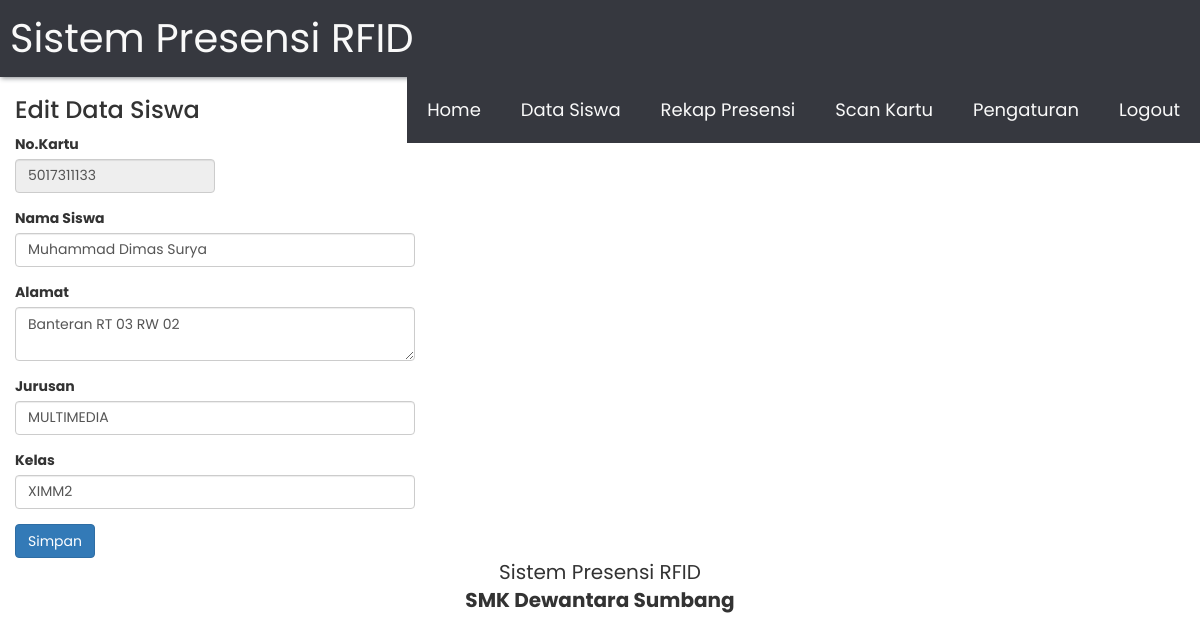
The page /edit.php?id=6 (signed in) on the database its author committed.
### tables this page shows
CREATE TABLE `siswa` (
  `id` int(11) NOT NULL,
  `nokartu` varchar(255) NOT NULL,
  `nis` varchar(50) NOT NULL,
  `nama` varchar(255) NOT NULL,
  `alamat` varchar(255) NOT NULL,
  `jurusan` varchar(255) NOT NULL,
  `kelas` varchar(255) NOT NULL
);

### edit.php (the view, shortened to what this page needs)
<?php
	include "koneksi.php";
	$id = $_GET['id'];
	$cari = mysqli_query($konek, "select * from siswa where id='$id'");
	$hasil = mysqli_fetch_array($cari);
?>
<!DOCTYPE html>
<html>
<head>
	<?php include "header.php"; ?>
</head>
<body>
	<?php include "menu.php"; ?>
	<div class="container-fluid">
		<h3>Edit Data Siswa</h3>
		<form method="POST">
			<div class="form-group">
				<label>No.Kartu</label>
				<input type="text" name="nokartu" readonly id="nokartu" placeholder="nomor kartu RFID" class="form-control" style="width: 200px" value="<?php echo $hasil['nokartu']; ?>">
			</div>
			<div class="form-group">
				<label>Nama Siswa</label>
				<input type="text" name="nama" id="nama" placeholder="Masukan nama siswa" class="form-control" style="width: 400px" value="<?php echo $hasil['nama']; ?>">
			</div>
			<div class="form-group">
				<label>Alamat</label>
				<textarea class="form-control" name="alamat" id="alamat" placeholder="alamat" style="width: 400px"><?php echo $hasil['alamat']; ?></textarea>
			</div>
			<div class="form-group">
				<label>Jurusan</label>
				<input type="text" name="jurusan" id="jurusan" placeholder="Masukan jurusan" class="form-control" style="width: 400px" value="<?php echo $hasil['jurusan']; ?>">
			</div>
			<div class="form-group">
				<label>Kelas</label>
				<input type="text" name="kelas" id="kelas" placeholder="Masukan kelas" class="form-control" style="width: 400px" value="<?php echo $hasil['kelas']; ?>">
			</div>
			<button class="btn btn-primary" name="btnSimpan" id="btnSimpan">Simpan</button>
		</form>
	</div>
	<?php include "footer.php"; ?>
</body>
</html>

### css/style.css (style rules this page uses)
:root { --white: #f9f9f9; --black: #36383f; --gray: #85888c; }
* { margin: 0; padding:0; box-sizing: border-box; }
body { font-family: 'Poppins', sans-serif; }

### rows shown on the page
siswa: nokartu "5017311133", nama "Muhammad Dimas Surya", alamat "Banteran RT 03 RW 02", jurusan "MULTIMEDIA", kelas "XIMM2"
